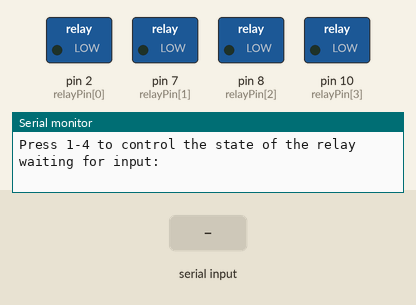
Recording of a sketch running on a simulated Arduino Mega 2560, built with avr-gcc and run on an emulated ATmega2560. Parts: switched loads named in the sketch (green lamp = pin HIGH), the last lines printed to the serial monitor. The inputs (shaded band) are chosen by the test bench.

Above: at 1.3 s.
1.4 s: "1\n" received over Serial
At 2.2 s:
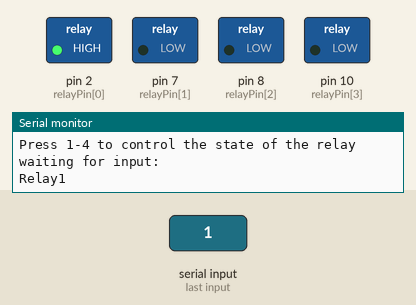
2.9 s: byte 50 ('2') received over Serial
At 3.3 s:
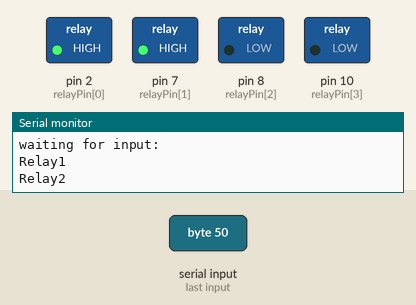
4.4 s: byte 51 ('3') received over Serial
At 5.6 s:
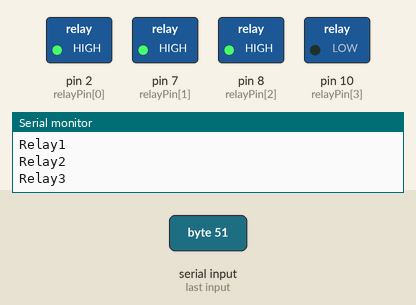
5.9 s: byte 52 ('4') received over Serial
At 6.8 s:
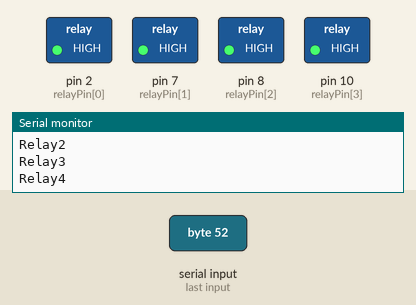
7.4 s: byte 49 ('1') received over Serial
At 8.0 s:
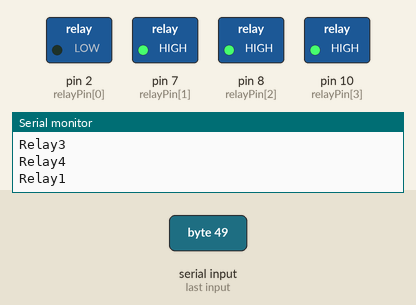
8.9 s: "2\n" received over Serial
At 10.3 s:
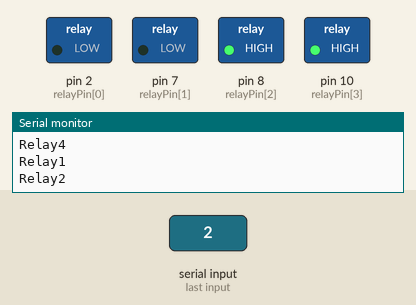
Timing chart, 0 to 11.4 s (numbered marks = the images above; inputs shaded):
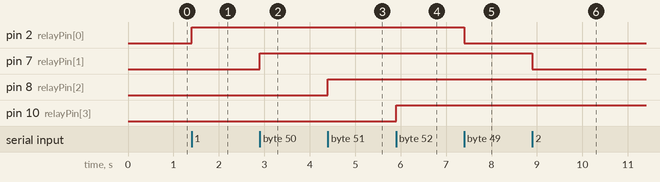

Measured:
- after the input at 1.4 s, pin 2 (relayPin[0]): LOW → HIGH at once
- after the input at 2.9 s, pin 7 (relayPin[1]): LOW → HIGH at once
- after the input at 4.4 s, pin 8 (relayPin[2]): LOW → HIGH at once
- after the input at 5.9 s, pin 10 (relayPin[3]): LOW → HIGH at once
- after the input at 7.4 s, pin 2 (relayPin[0]): HIGH → LOW at once
- after the input at 8.9 s, pin 7 (relayPin[1]): HIGH → LOW at once

The sketch:

14_basic_relay_and_motor_control_DFR0144.ino
```cpp
/*
 # This Sample code is for testing the Relay shield V2.1 for Arduino.

 # Editor : Phoebe
 # Date   : 2013.2.28
 # Ver    : 0.1
 # Product: Relay shield for Arduino
 # SKU    : DRF0144

 # Hardwares:
1. Arduino MEGA
 2. Relay Shield For Arduino V2.1
 3  Power Supply: 12V

 Cory: I connected the motor to an external 12V. Used a 1N4004 as a suppression diode
 */

byte relayPin[4] = {
  2,7,8,10};
//D2 -> RELAY1
//D7 -> RELAY2
//D8 -> RELAY3
//D10 -> RELAY 4
char input=0;
int val;

void setup() {
  for(int i = 0; i < 4; i++)  pinMode(relayPin[i],OUTPUT);
  Serial.begin(57600);
  delay(100);
  Serial.println("Press 1-4 to control the state of the relay");
  Serial.println("waiting for input:");
  for(int j = 0; j < 4; j++)  digitalWrite(relayPin[j],LOW);
}

void loop() {
  if (Serial.available())
  {
    char input= Serial.read();
    if(input != -1)
    {
      switch(input)
      {

      case '1':
        Serial.println("Relay1");
        val=digitalRead(relayPin[0]);
        val=!val;
        digitalWrite(relayPin[0],val);
        break;
      case '2':
        Serial.println("Relay2");
        val=digitalRead(relayPin[1]);
        val=!val;
        digitalWrite(relayPin[1],val);
        break;
      case '3':
        Serial.println("Relay3");
        val=digitalRead(relayPin[2]);
        val=!val;
        digitalWrite(relayPin[2],val);
        break;
      case '4':
        Serial.println("Relay4");
        val=digitalRead(relayPin[3]);
        val=!val;
        digitalWrite(relayPin[3],val);
        break;

      default:
        if(input != '\r' && input != '\n')
         Serial.println("invalid entry");
        break;
      }
    }
//    else unablerelay();
  }
}
```
